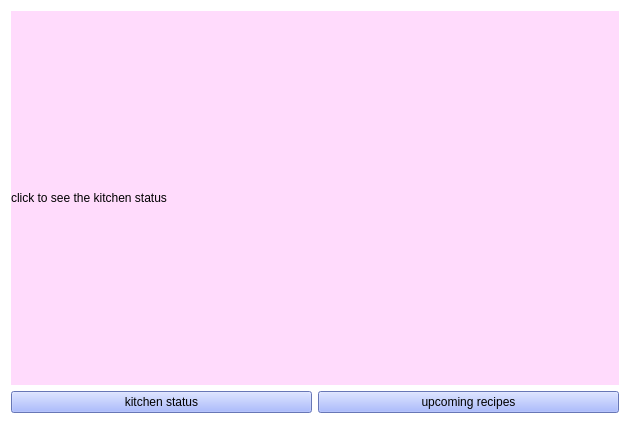
<?xml version="1.0" encoding="UTF-8"?>
<ui version="4.0">
 <class>Form</class>
 <widget class="QWidget" name="Form">
  <property name="geometry">
   <rect>
    <x>0</x>
    <y>0</y>
    <width>630</width>
    <height>424</height>
   </rect>
  </property>
  <property name="windowTitle">
   <string>Form</string>
  </property>
  <property name="styleSheet">
   <string notr="true">background-color: rgb(255, 255, 255);</string>
  </property>
  <layout class="QGridLayout" name="gridLayout_2">
   <item row="0" column="0">
    <layout class="QGridLayout" name="gridLayout">
     <item row="2" column="0">
      <widget class="QPushButton" name="pushButton">
       <property name="styleSheet">
        <string notr="true">font: 75 10pt &quot;Comic Sans MS&quot;;
border-color: rgb(255, 0, 0);
background-color: rgb(146, 166, 255);</string>
       </property>
       <property name="text">
        <string>kitchen status</string>
       </property>
      </widget>
     </item>
     <item row="2" column="1">
      <widget class="QPushButton" name="pushButton_2">
       <property name="styleSheet">
        <string notr="true">background-color: rgb(146, 166, 255);
border-color: rgb(255, 0, 0);
font: 75 10pt &quot;Comic Sans MS&quot;;</string>
       </property>
       <property name="text">
        <string>upcoming recipes</string>
       </property>
      </widget>
     </item>
     <item row="1" column="0" colspan="2">
      <widget class="QLabel" name="label">
       <property name="styleSheet">
        <string notr="true">background-color: rgb(255, 219, 252);
border-color: rgb(85, 0, 255);</string>
       </property>
       <property name="text">
        <string>click to see the kitchen status</string>
       </property>
      </widget>
     </item>
    </layout>
   </item>
  </layout>
 </widget>
 <resources/>
 <connections>
  <connection>
   <sender>pushButton</sender>
   <signal>clicked()</signal>
   <receiver>label</receiver>
   <slot>clear()</slot>
   <hints>
    <hint type="sourcelabel">
     <x>251</x>
     <y>358</y>
    </hint>
    <hint type="destinationlabel">
     <x>255</x>
     <y>340</y>
    </hint>
   </hints>
  </connection>
  <connection>
   <sender>pushButton_2</sender>
   <signal>clicked()</signal>
   <receiver>label</receiver>
   <slot>clear()</slot>
   <hints>
    <hint type="sourcelabel">
     <x>421</x>
     <y>357</y>
    </hint>
    <hint type="destinationlabel">
     <x>422</x>
     <y>342</y>
    </hint>
   </hints>
  </connection>
 </connections>
</ui>
